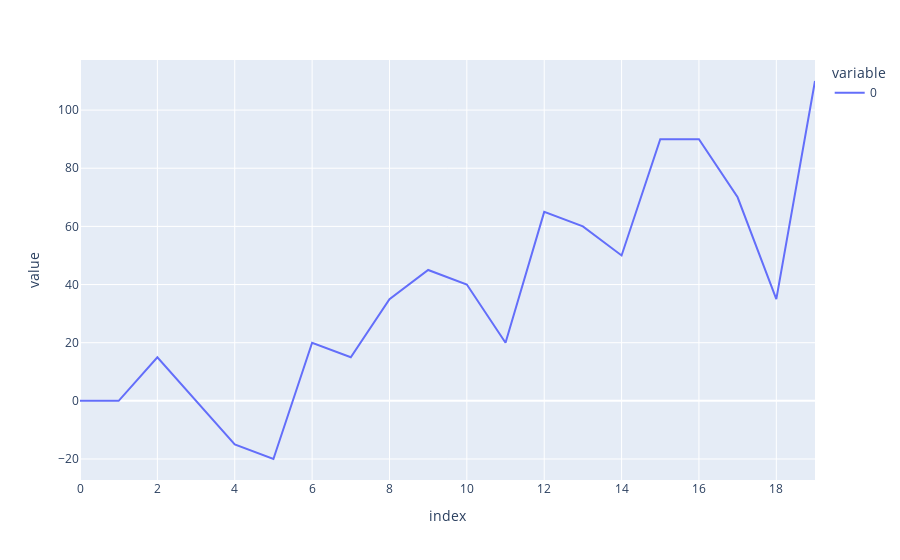

This figure's notebook cell:
### Code cell
px.line(simul_tuna(init_bet = 5, balance = 0, target_bal = 100)[0])

### Figure 1 — Plotly figure (JSON) as saved in the notebook; plotly's stock layout.template omitted (floating-point values rounded to 4 significant figures)
{"data": [{"hovertemplate": "variable=0<br>index=%{x}<br>value=%{y}<extra></extra>", "legendgroup": "0", "line": {"color": "#636efa", "dash": "solid"}, "marker": {"symbol": "circle"}, "mode": "lines", "name": "0", "orientation": "v", "showlegend": true, "type": "scatter", "x": [0, 1, 2, 3, 4, 5, 6, 7, 8, 9, 10, 11, 12, 13, 14, 15, 16, 17, 18, 19], "xaxis": "x", "y": [0, 0, 15, 0, -15, -20, 20, 15, 35, 45, 40, 20, 65, 60, 50, 90, 90, 70, 35, 110], "yaxis": "y"}], "layout": {"legend": {"title": {"text": "variable"}, "tracegroupgap": 0}, "margin": {"t": 60}, "xaxis": {"anchor": "y", "domain": [0, 1], "title": {"text": "index"}}, "yaxis": {"anchor": "x", "domain": [0, 1], "title": {"text": "value"}}}}
